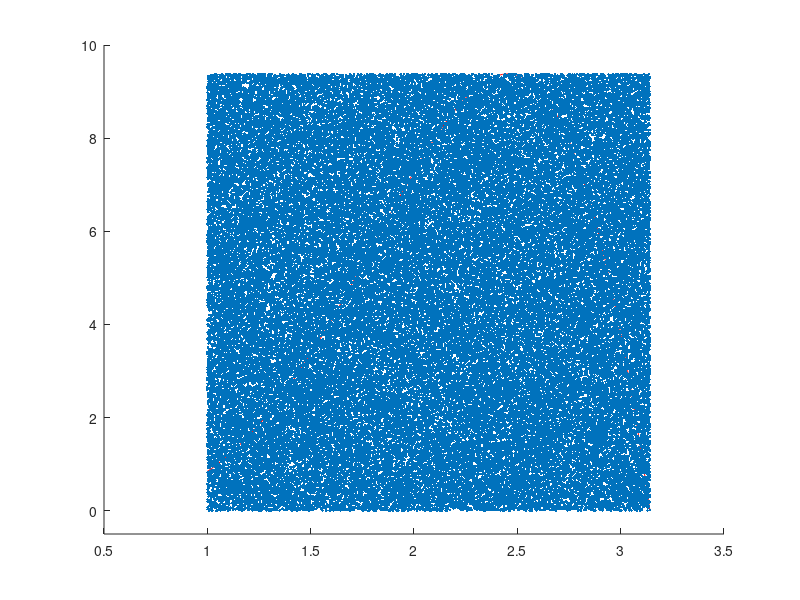

This chart was generated by the following MATLAB code:
'###  PROGRAM: rev_tEX41_diff - LFMA'
clear all,clf,format bank

function r=y(x)
	r=sin(x).*x.^3;
end

a=1; b=pi;
x=linspace(a,b,100);

shots=100000
ymax=max(y(x));
rnx = rand(1,shots)*(pi-a)+a;
rny = rand(1,shots)*ymax;

q=sum(rny<=y(rnx))/shots;

rectangle_area=(b-a)*ymax;
montecarlo_integration=q*rectangle_area
quad_integration=quad('y',a,b)
relative_error=100*abs(montecarlo_integration-quad_integration)/quad_integration

hold on
axis([0.5,3.5,-0.5,10])
plot(x,y(x),'r',rnx,rny,'.');

% other methods to calculate q
% q2=length(find(rny<=y(rnx)))/shots
% diff=y(rnx)-rny;
% q3=sum(diff>=0)/shots


	
